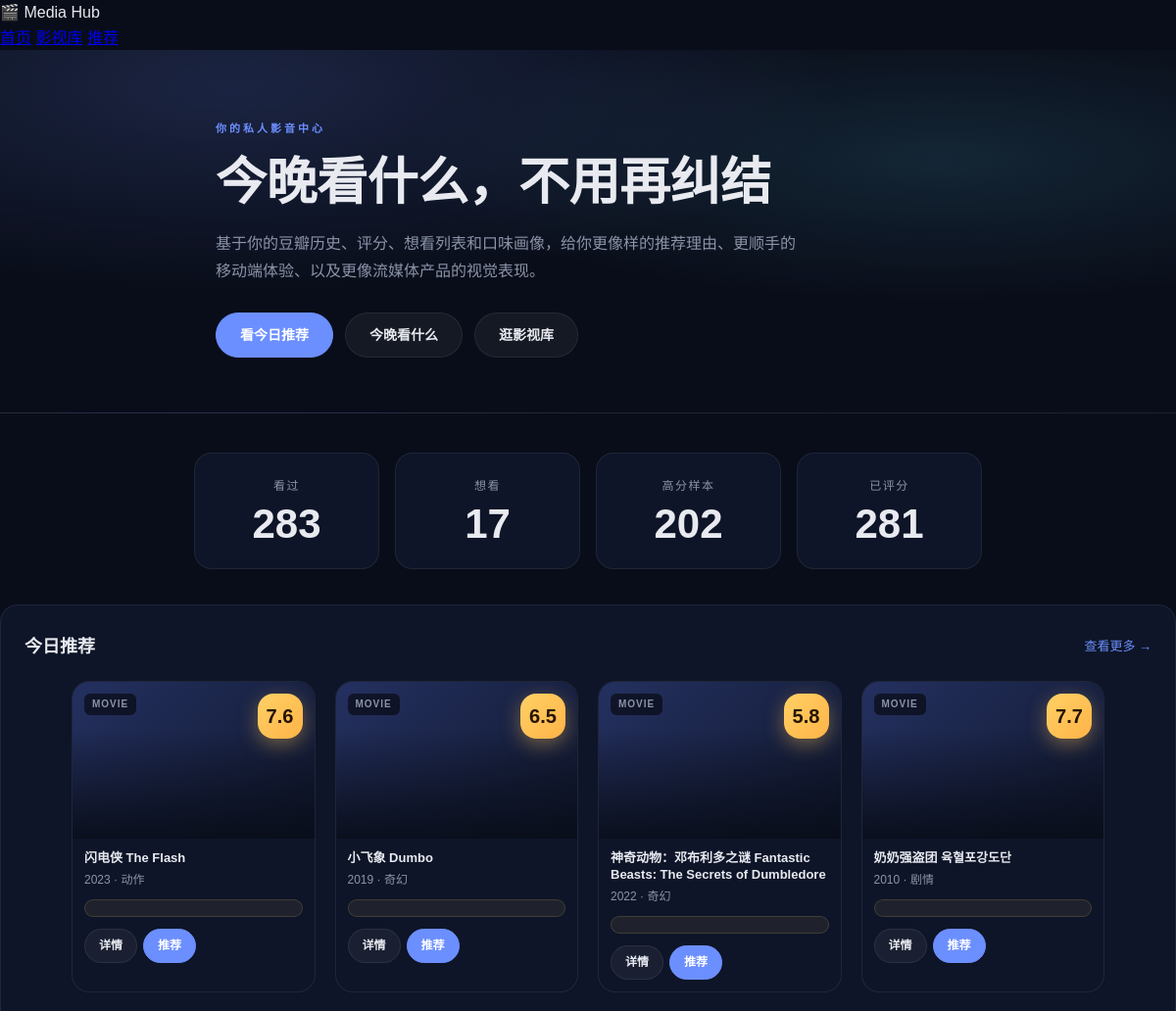
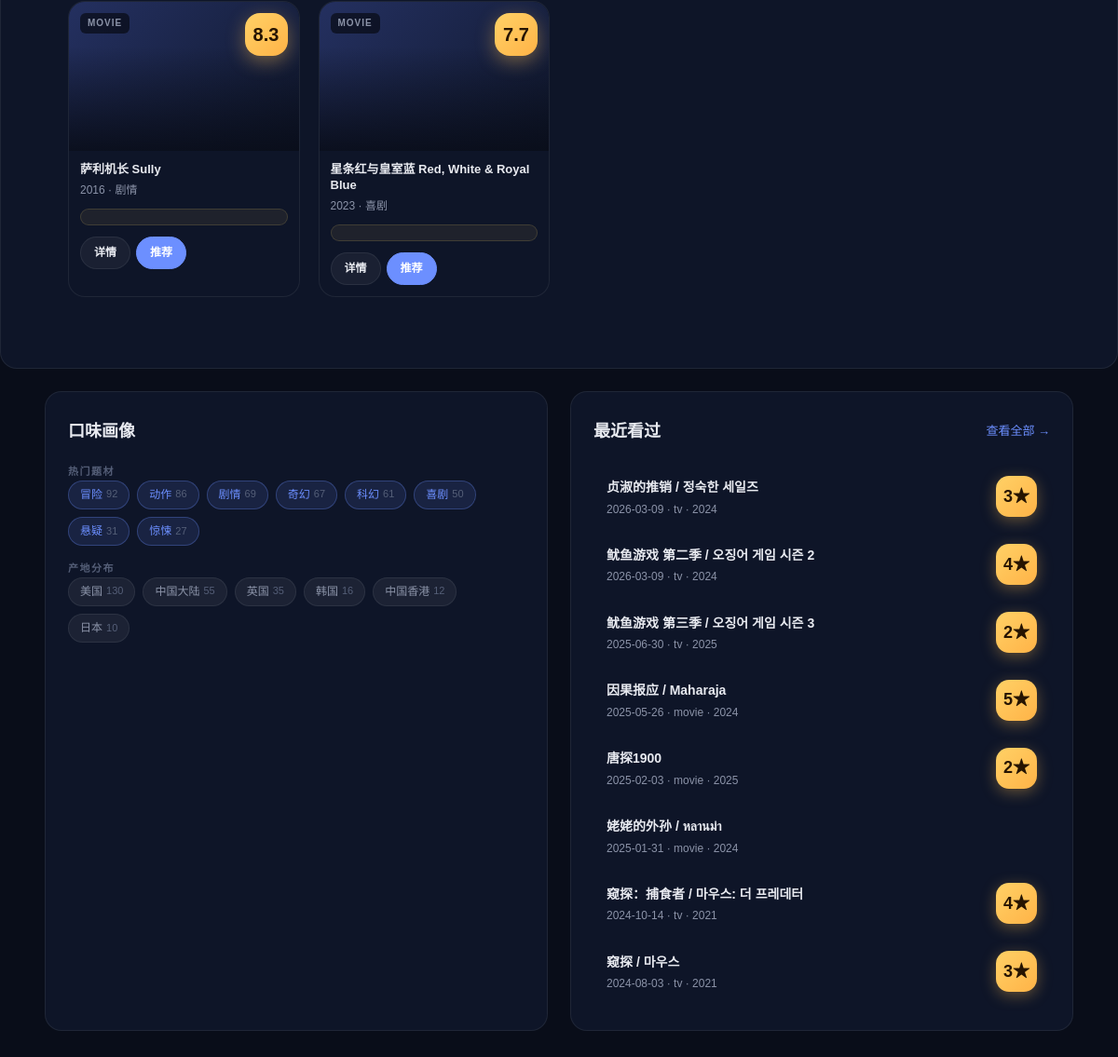
The page / on the database its author committed (2 pictures, top to bottom).
### tables this page shows
CREATE TABLE douban_watch_history (
    subject_id TEXT PRIMARY KEY,
    title TEXT NOT NULL,
    kind TEXT,
    year INTEGER,
    url TEXT,
    intro TEXT,
    watched_date TEXT,
    my_rating INTEGER,
    comment TEXT,
    tags TEXT,
    scraped_at TEXT DEFAULT CURRENT_TIMESTAMP
, douban_rating REAL, douban_rating_count INTEGER, subtype TEXT, directors TEXT, actors TEXT, countries TEXT, genres TEXT, languages TEXT, release_dates TEXT, durations TEXT, episodes TEXT, aka TEXT, summary TEXT, meta_scraped_at TEXT, status TEXT, cover_url TEXT, watch_count INTEGER DEFAULT 1);

### app.py (the view)
@app.get('/', response_class=HTMLResponse)
def home(request: Request):
    conn = get_conn()
    counts = dict(conn.execute('SELECT status, COUNT(*) FROM douban_watch_history GROUP BY status').fetchall())
    profile = load_profile(conn)
    recs = recommendation_candidates(conn, limit=6)
    recent = conn.execute('SELECT * FROM douban_watch_history WHERE status="collect" ORDER BY watched_date DESC LIMIT 8').fetchall()
    return templates.TemplateResponse('index.html', {
        'request': request,
        'counts': counts,
        'profile': profile,
        'recs': recs,
        'recent': recent,
    })

### templates/index.html (shortened to what this page needs)
{% extends 'base.html' %}
{% block content %}
<section class="hero">
  <div class="hero-copy">
    <div class="eyebrow">你的私人影音中心</div>
    <h1>今晚看什么，不用再纠结</h1>
    <p>基于你的豆瓣历史、评分、想看列表和口味画像，给你更像样的推荐理由、更顺手的移动端体验、以及更像流媒体产品的视觉表现。</p>
    <div class="actions">
      <a class="btn primary" href="/recommendations">看今日推荐</a>
      <a class="btn" href="/recommendations#tonight">今晚看什么</a>
      <a class="btn" href="/library">逛影视库</a>
    </div>
  </div>
</section>
<section class="stats-grid">
  <div class="card stat">
    <span class="stat-label">看过</span>
    <strong class="stat-num">{{ counts.get('collect', 0) }}</strong>
  </div>
  <div class="card stat">
    <span class="stat-label">想看</span>
    <strong class="stat-num">{{ counts.get('wish', 0) }}</strong>
  </div>
  <div class="card stat">
    <span class="stat-label">高分样本</span>
    <strong class="stat-num">{{ profile.high_rated_count }}</strong>
  </div>
  <div class="card stat">
    <span class="stat-label">已评分</span>
    <strong class="stat-num">{{ profile.rated_count }}</strong>
  </div>
</section>
{% if recs %}
<section class="panel">
  <div class="panel-header">
    <h2>今日推荐</h2>
    <a href="/recommendations" class="link">查看更多 →</a>
  </div>
  <div class="rec-grid">
    {% for item in recs %}
    <article class="rec-card compact">
      <div class="rec-cover" style="{{ item._cover_style if item._cover_style else 'background: linear-gradient(135deg,#243060,#10182e)' }}">
        <div class="rec-cover-overlay">
          <span class="rec-badge">{{ item.kind or 'unknown' }}</span>
          <div class="rec-rating-badge">{{ item.douban_rating or '-' }}</div>
        </div>
      </div>
      <div class="rec-body">
        <h3 class="rec-title">{{ item.title }}</h3>
        <p class="rec-meta">{{ item.year }} · {{ (item.genres or '').split('/')[0] }}</p>
        <p class="rec-reason">{{ item._reason }}</p>
        <div class="rec-actions">
          <a class="btn small" href="{{ item.url }}" target="_blank">详情</a>
          <a class="btn small primary" href="/recommendations">推荐</a>
        </div>
      </div>
    </article>
    {% endfor %}
  </div>
</section>
{% endif %}
<section class="two-col">
  <div class="panel">
    <div class="panel-header"><h2>口味画像</h2></div>
    <div class="section-sub">热门题材</div>
    <div class="chips">
      {% for name, count in profile.top_genres %}
      <span class="chip accent">{{ name }} <em>{{ count }}</em></span>
      {% endfor %}
    </div>
    <div class="section-sub" style="margin-top:16px">产地分布</div>
    <div class="chips">
      {% for name, count in profile.top_countries %}
      <span class="chip">{{ name }} <em>{{ count }}</em></span>
      {% endfor %}
    </div>
  </div>
  <div class="panel">
    <div class="panel-header"><h2>最近看过</h2><a href="/library?status=collect" class="link">查看全部 →</a></div>
    <div class="list">
      {% for item in recent %}
      <a class="list-item" href="{{ item.url }}" target="_blank">
        <div>
          <strong>{{ item.title }}</strong>
          <div class="muted">{{ item.watched_date or '未知时间' }} · {{ item.kind }} · {{ item.year }}</div>
        </div>
        {% if item.my_rating %}
        <div class="my-rating-badge">{{ item.my_rating }}★</div>
        {% endif %}
      </a>
      {% endfor %}
    </div>
  </div>
</section>
{% endblock %}

### templates/base.html (shortened to what this page needs)
<!DOCTYPE html>
<html lang="zh-CN">
<head>
  <link rel="stylesheet" href="/static/style.css" />
</head>
<body>
  <header class="topbar">
    <div class="brand">🎬 Media Hub</div>
    <nav>
      <a href="/">首页</a>
      <a href="/library">影视库</a>
      <a href="/recommendations">推荐</a>
    </nav>
  </header>
  <main class="container">{% block content %}{% endblock %}</main>
</body>
</html>

### rows shown on the page
douban_watch_history: kind "MOVIE", douban_rating "7.6", title "闪电侠 The Flash", year "2023", genres "动作"
douban_watch_history: kind "MOVIE", douban_rating "6.5", title "小飞象 Dumbo", year "2019", genres "奇幻"
douban_watch_history: kind "MOVIE", douban_rating "5.8", title "神奇动物：邓布利多之谜 Fantastic Beasts: The Secrets of Dumbledore", year "2022", genres "奇幻"
douban_watch_history: kind "MOVIE", douban_rating "7.7", title "奶奶强盗团 육혈포강도단", year "2010", genres "剧情"
douban_watch_history: kind "MOVIE", douban_rating "8.3", title "萨利机长 Sully", year "2016", genres "剧情"
douban_watch_history: kind "MOVIE", douban_rating "7.7", title "星条红与皇室蓝 Red, White & Royal Blue", year "2023", genres "喜剧"
douban_watch_history: countries "美国", count "130"
douban_watch_history: countries "韩国", count "16", title "鱿鱼游戏 第二季 / 오징어 게임 시즌 2", watched_date "2026-03-09", kind "tv", year "2024", my_rating "4"
douban_watch_history: title "贞淑的推销 / 정숙한 세일즈", watched_date "2026-03-09", kind "tv", year "2024", my_rating "3"
douban_watch_history: title "鱿鱼游戏 第三季 / 오징어 게임 시즌 3", watched_date "2025-06-30", kind "tv", year "2025", my_rating "2"
douban_watch_history: title "因果报应 / Maharaja", watched_date "2025-05-26", kind "movie", year "2024", my_rating "5"
douban_watch_history: title "唐探1900", watched_date "2025-02-03", kind "movie", year "2025", my_rating "2"
douban_watch_history: title "姥姥的外孙 / หลานม่า", watched_date "2025-01-31", kind "movie", year "2024"
douban_watch_history: title "窥探：捕食者 / 마우스: 더 프레데터", watched_date "2024-10-14", kind "tv", year "2021", my_rating "4"
douban_watch_history: title "窥探 / 마우스", watched_date "2024-08-03", kind "tv", year "2021", my_rating "3"

### other values the page prints
{{ counts.get('collect', 0) }} "283"
{{ counts.get('wish', 0) }} "17"
{{ profile.high_rated_count }} "202"
{{ profile.rated_count }} "281"
{{ name }} "冒险" "动作" "剧情" "奇幻" "科幻" "喜剧" "悬疑" "惊悚"
{{ count }} "92" "86" "69" "67" "61" "50" "31" "27"
{{ name }} "中国大陆" "英国" "中国香港" "日本"
{{ count }} "55" "35" "12" "10"
